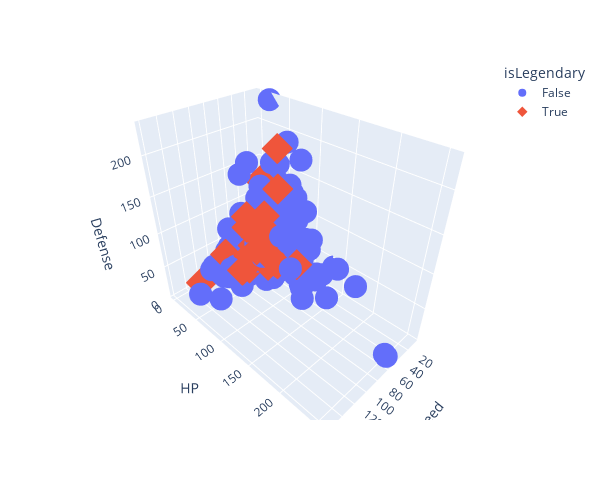

Notebook code cell kept with this figure:
### Code cell
px.scatter_3d(df,x='Speed',y='HP',z='Defense',color='isLegendary',
                height=500,width=600,symbol='isLegendary',hover_data=['Name'])

### Figure 1 — Plotly figure (JSON) as saved in the notebook; plotly's stock layout.template omitted (floating-point values rounded to 4 significant figures; data arrays with more than 128 entries replaced by an {"elided": "..."} marker saying what was removed)
{"data": [{"customdata": {"elided": "675x1 str values"}, "hovertemplate": "isLegendary=False<br>Speed=%{x}<br>HP=%{y}<br>Defense=%{z}<br>Name=%{customdata[0]}<extra></extra>", "legendgroup": "False", "marker": {"color": "#636efa", "symbol": "circle"}, "mode": "markers", "name": "False", "scene": "scene", "showlegend": true, "type": "scatter3d", "x": {"elided": "675 int values"}, "y": {"elided": "675 int values"}, "z": {"elided": "675 int values"}}, {"customdata": [["Articuno"], ["Zapdos"], ["Moltres"], ["Mewtwo"], ["Raikou"], ["Entei"], ["Suicune"], ["Lugia"], ["Ho-Oh"], ["Regirock"], ["Regice"], ["Registeel"], ["Latias"], ["Latios"], ["Kyogre"], ["Groudon"], ["Rayquaza"], ["Jirachi"], ["Deoxys"], ["Uxie"], ["Mesprit"], ["Azelf"], ["Dialga"], ["Palkia"], ["Heatran"], ["Regigigas"], ["Giratina"], ["Darkrai"], ["Shaymin"], ["Arceus"], ["Victini"], ["Cobalion"], ["Terrakion"], ["Virizion"], ["Tornadus"], ["Thundurus"], ["Reshiram"], ["Zekrom"], ["Landorus"], ["Kyurem"], ["Xerneas"], ["Yveltal"], ["Zygarde"], ["Diancie"], ["Hoopa"], ["Volcanion"]], "hovertemplate": "isLegendary=True<br>Speed=%{x}<br>HP=%{y}<br>Defense=%{z}<br>Name=%{customdata[0]}<extra></extra>", "legendgroup": "True", "marker": {"color": "#EF553B", "symbol": "diamond"}, "mode": "markers", "name": "True", "scene": "scene", "showlegend": true, "type": "scatter3d", "x": [85, 100, 90, 130, 115, 100, 85, 110, 90, 50, 50, 50, 110, 110, 90, 90, 95, 100, 150, 95, 80, 115, 90, 100, 77, 100, 90, 125, 100, 120, 100, 108, 108, 108, 111, 111, 90, 90, 101, 95, 99, 99, 95, 50, 70, 70], "y": [90, 90, 90, 106, 90, 115, 100, 106, 106, 80, 80, 80, 80, 80, 100, 100, 105, 100, 50, 75, 80, 75, 100, 90, 91, 110, 150, 70, 100, 120, 100, 91, 91, 91, 79, 79, 100, 100, 89, 125, 126, 126, 108, 50, 80, 80], "z": [100, 85, 90, 90, 75, 85, 115, 130, 90, 200, 100, 150, 90, 80, 90, 140, 90, 100, 50, 130, 105, 70, 120, 100, 106, 110, 100, 90, 100, 120, 100, 129, 90, 72, 70, 70, 100, 120, 90, 90, 95, 95, 121, 150, 60, 120]}], "layout": {"height": 500, "legend": {"title": {"text": "isLegendary"}, "tracegroupgap": 0}, "margin": {"t": 60}, "scene": {"domain": {"x": [0, 1], "y": [0, 1]}, "xaxis": {"title": {"text": "Speed"}}, "yaxis": {"title": {"text": "HP"}}, "zaxis": {"title": {"text": "Defense"}}}, "width": 600}}
